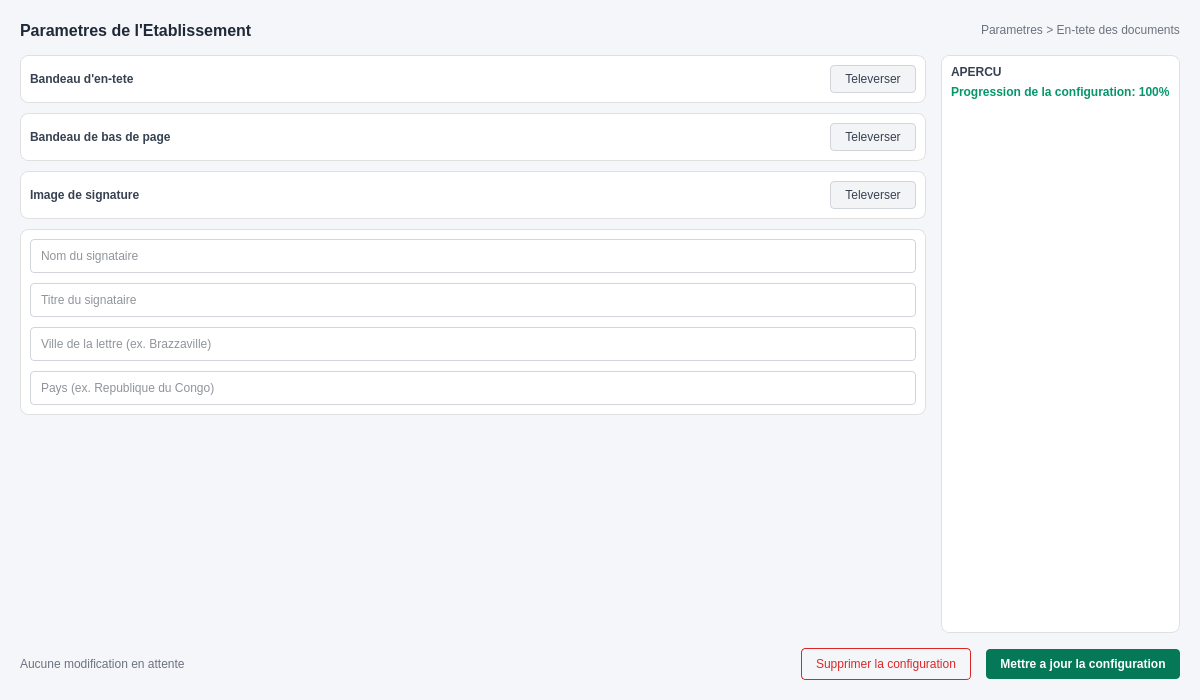
<?xml version="1.0" encoding="UTF-8"?>
<ui version="4.0">
 <class>PageParametres</class>
 <widget class="QWidget" name="PageParametres">
  <property name="geometry">
   <rect>
    <x>0</x>
    <y>0</y>
    <width>1200</width>
    <height>700</height>
   </rect>
  </property>
  <property name="windowTitle">
   <string>Parametres de l'Etablissement</string>
  </property>
  <property name="styleSheet">
   <string>background-color: #f4f6f9;</string>
  </property>
  <layout class="QVBoxLayout" name="verticalLayout">
       <property name="spacing">
        <number>15</number>
       </property>
       <property name="leftMargin">
        <number>20</number>
       </property>
       <property name="topMargin">
        <number>20</number>
       </property>
       <property name="rightMargin">
        <number>20</number>
       </property>
       <property name="bottomMargin">
        <number>20</number>
       </property>
       <item>
        <layout class="QHBoxLayout" name="horizontalLayout_Header">
         <item>
          <widget class="QLabel" name="lbl_title">
           <property name="styleSheet">
            <string>color: #1f2937; font-size: 16px; font-weight: bold;</string>
           </property>
           <property name="text">
            <string>Parametres de l'Etablissement</string>
           </property>
          </widget>
         </item>
         <item>
          <spacer name="horizontalSpacer_Header">
           <property name="orientation">
            <enum>Qt::Horizontal</enum>
           </property>
           <property name="sizeHint" stdset="0">
            <size>
             <width>40</width>
             <height>20</height>
            </size>
           </property>
          </spacer>
         </item>
         <item>
          <widget class="QLabel" name="lbl_breadcrumb">
           <property name="styleSheet">
            <string>color: #6b7280; font-size: 12px;</string>
           </property>
           <property name="text">
            <string>Parametres &gt; En-tete des documents</string>
           </property>
          </widget>
         </item>
        </layout>
       </item>
       <item>
        <layout class="QHBoxLayout" name="horizontalLayout_Body">
         <property name="spacing">
          <number>15</number>
         </property>
         <item>
          <widget class="QScrollArea" name="scrollArea">
           <property name="styleSheet">
            <string>border: none; background: transparent;</string>
           </property>
           <property name="widgetResizable">
            <bool>true</bool>
           </property>
           <widget class="QWidget" name="scrollAreaWidgetContents">
            <property name="geometry">
             <rect>
              <x>0</x>
              <y>0</y>
              <width>804</width>
              <height>350</height>
             </rect>
            </property>
            <layout class="QVBoxLayout" name="verticalLayout_Scroll">
             <property name="spacing">
              <number>10</number>
             </property>
             <property name="leftMargin">
              <number>0</number>
             </property>
             <property name="topMargin">
              <number>0</number>
             </property>
             <property name="rightMargin">
              <number>0</number>
             </property>
             <property name="bottomMargin">
              <number>0</number>
             </property>
             <item>
              <widget class="QFrame" name="card1">
               <property name="styleSheet">
                <string>background-color: #ffffff; border: 1px solid #e0e0e0; border-radius: 8px;</string>
               </property>
               <layout class="QHBoxLayout" name="horizontalLayout_Card1">
                <item>
                 <widget class="QLabel" name="lbl_card1">
                  <property name="styleSheet">
                   <string>color: #374151; font-weight: bold; border: none;</string>
                  </property>
                  <property name="text">
                   <string>Bandeau d'en-tete</string>
                  </property>
                 </widget>
                </item>
                <item>
                 <spacer name="horizontalSpacer_Card1">
                  <property name="orientation">
                   <enum>Qt::Horizontal</enum>
                  </property>
                  <property name="sizeHint" stdset="0">
                   <size>
                    <width>40</width>
                    <height>20</height>
                   </size>
                  </property>
                 </spacer>
                </item>
                <item>
                 <widget class="QPushButton" name="btn_upload1">
                  <property name="styleSheet">
                   <string>background-color: #f3f4f6; color: #374151; border: 1px solid #d1d5db; border-radius: 4px; padding: 6px 14px;</string>
                  </property>
                  <property name="text">
                   <string>Televerser</string>
                  </property>
                 </widget>
                </item>
               </layout>
              </widget>
             </item>
             <item>
              <widget class="QFrame" name="card2">
               <property name="styleSheet">
                <string>background-color: #ffffff; border: 1px solid #e0e0e0; border-radius: 8px;</string>
               </property>
               <layout class="QHBoxLayout" name="horizontalLayout_Card2">
                <item>
                 <widget class="QLabel" name="lbl_card2">
                  <property name="styleSheet">
                   <string>color: #374151; font-weight: bold; border: none;</string>
                  </property>
                  <property name="text">
                   <string>Bandeau de bas de page</string>
                  </property>
                 </widget>
                </item>
                <item>
                 <spacer name="horizontalSpacer_Card2">
                  <property name="orientation">
                   <enum>Qt::Horizontal</enum>
                  </property>
                  <property name="sizeHint" stdset="0">
                   <size>
                    <width>40</width>
                    <height>20</height>
                   </size>
                  </property>
                 </spacer>
                </item>
                <item>
                 <widget class="QPushButton" name="btn_upload2">
                  <property name="styleSheet">
                   <string>background-color: #f3f4f6; color: #374151; border: 1px solid #d1d5db; border-radius: 4px; padding: 6px 14px;</string>
                  </property>
                  <property name="text">
                   <string>Televerser</string>
                  </property>
                 </widget>
                </item>
               </layout>
              </widget>
             </item>
             <item>
              <widget class="QFrame" name="card3">
               <property name="styleSheet">
                <string>background-color: #ffffff; border: 1px solid #e0e0e0; border-radius: 8px;</string>
               </property>
               <layout class="QHBoxLayout" name="horizontalLayout_Card3">
                <item>
                 <widget class="QLabel" name="lbl_card3">
                  <property name="styleSheet">
                   <string>color: #374151; font-weight: bold; border: none;</string>
                  </property>
                  <property name="text">
                   <string>Image de signature</string>
                  </property>
                 </widget>
                </item>
                <item>
                 <spacer name="horizontalSpacer_Card3">
                  <property name="orientation">
                   <enum>Qt::Horizontal</enum>
                  </property>
                  <property name="sizeHint" stdset="0">
                   <size>
                    <width>40</width>
                    <height>20</height>
                   </size>
                  </property>
                 </spacer>
                </item>
                <item>
                 <widget class="QPushButton" name="btn_upload3">
                  <property name="styleSheet">
                   <string>background-color: #f3f4f6; color: #374151; border: 1px solid #d1d5db; border-radius: 4px; padding: 6px 14px;</string>
                  </property>
                  <property name="text">
                   <string>Televerser</string>
                  </property>
                 </widget>
                </item>
               </layout>
              </widget>
             </item>
             <item>
              <widget class="QFrame" name="card_inputs">
               <property name="styleSheet">
                <string>background-color: #ffffff; border: 1px solid #e0e0e0; border-radius: 8px;</string>
               </property>
               <layout class="QVBoxLayout" name="verticalLayout_Inputs">
                <property name="spacing">
                 <number>10</number>
                </property>
                <item>
                 <widget class="QLineEdit" name="input_signer_name">
                  <property name="styleSheet">
                   <string>border: 1px solid #d1d5db; border-radius: 4px; padding: 8px; background: #ffffff; color: #1f2937;</string>
                  </property>
                  <property name="placeholderText">
                   <string>Nom du signataire</string>
                  </property>
                 </widget>
                </item>
                <item>
                 <widget class="QLineEdit" name="input_signer_title">
                  <property name="styleSheet">
                   <string>border: 1px solid #d1d5db; border-radius: 4px; padding: 8px; background: #ffffff; color: #1f2937;</string>
                  </property>
                  <property name="placeholderText">
                   <string>Titre du signataire</string>
                  </property>
                 </widget>
                </item>
                <item>
                 <widget class="QLineEdit" name="input_city">
                  <property name="styleSheet">
                   <string>border: 1px solid #d1d5db; border-radius: 4px; padding: 8px; background: #ffffff; color: #1f2937;</string>
                  </property>
                  <property name="placeholderText">
                   <string>Ville de la lettre (ex. Brazzaville)</string>
                  </property>
                 </widget>
                </item>
                <item>
                 <widget class="QLineEdit" name="input_country">
                  <property name="styleSheet">
                   <string>border: 1px solid #d1d5db; border-radius: 4px; padding: 8px; background: #ffffff; color: #1f2937;</string>
                  </property>
                  <property name="placeholderText">
                   <string>Pays (ex. Republique du Congo)</string>
                  </property>
                 </widget>
                </item>
               </layout>
              </widget>
             </item>
             <item>
              <spacer name="verticalSpacer_Scroll">
               <property name="orientation">
                <enum>Qt::Vertical</enum>
               </property>
               <property name="sizeHint" stdset="0">
                <size>
                 <width>20</width>
                 <height>40</height>
                </size>
               </property>
              </spacer>
             </item>
            </layout>
           </widget>
          </widget>
         </item>
         <item>
          <widget class="QFrame" name="previewCard">
           <property name="maximumSize">
            <size>
             <width>320</width>
             <height>16777215</height>
            </size>
           </property>
           <property name="styleSheet">
            <string>background-color: #ffffff; border: 1px solid #e0e0e0; border-radius: 8px;</string>
           </property>
           <layout class="QVBoxLayout" name="verticalLayout_Preview">
            <item>
             <widget class="QLabel" name="lbl_preview_title">
              <property name="styleSheet">
               <string>font-weight: bold; color: #374151; border: none;</string>
              </property>
              <property name="text">
               <string>APERCU</string>
              </property>
             </widget>
            </item>
            <item>
             <widget class="QLabel" name="lbl_progression">
              <property name="styleSheet">
               <string>color: #059669; font-weight: bold; border: none;</string>
              </property>
              <property name="text">
               <string>Progression de la configuration: 100%</string>
              </property>
             </widget>
            </item>
            <item>
             <spacer name="verticalSpacer_Preview">
              <property name="orientation">
               <enum>Qt::Vertical</enum>
              </property>
              <property name="sizeHint" stdset="0">
               <size>
                <width>20</width>
                <height>40</height>
               </size>
              </property>
             </spacer>
            </item>
           </layout>
          </widget>
         </item>
        </layout>
       </item>
       <item>
        <layout class="QHBoxLayout" name="horizontalLayout_BottomBar">
         <item>
          <widget class="QLabel" name="lbl_status">
           <property name="styleSheet">
            <string>color: #6b7280;</string>
           </property>
           <property name="text">
            <string>Aucune modification en attente</string>
           </property>
          </widget>
         </item>
         <item>
          <spacer name="horizontalSpacer_Bottom">
           <property name="orientation">
            <enum>Qt::Horizontal</enum>
           </property>
           <property name="sizeHint" stdset="0">
            <size>
             <width>40</width>
             <height>20</height>
            </size>
           </property>
          </spacer>
         </item>
         <item>
          <widget class="QPushButton" name="btn_delete">
           <property name="styleSheet">
            <string>color: #dc2626; background: transparent; border: 1px solid #dc2626; border-radius: 4px; padding: 8px 14px;</string>
           </property>
           <property name="text">
            <string>Supprimer la configuration</string>
           </property>
          </widget>
         </item>
         <item>
          <widget class="QPushButton" name="btn_update">
           <property name="styleSheet">
            <string>color: #ffffff; background-color: #047857; border-radius: 4px; padding: 8px 14px; font-weight: bold;</string>
           </property>
           <property name="text">
            <string>Mettre a jour la configuration</string>
           </property>
          </widget>
         </item>
        </layout>
       </item>
      </layout>
 </widget>
 <resources/>
 <connections/>
</ui>
